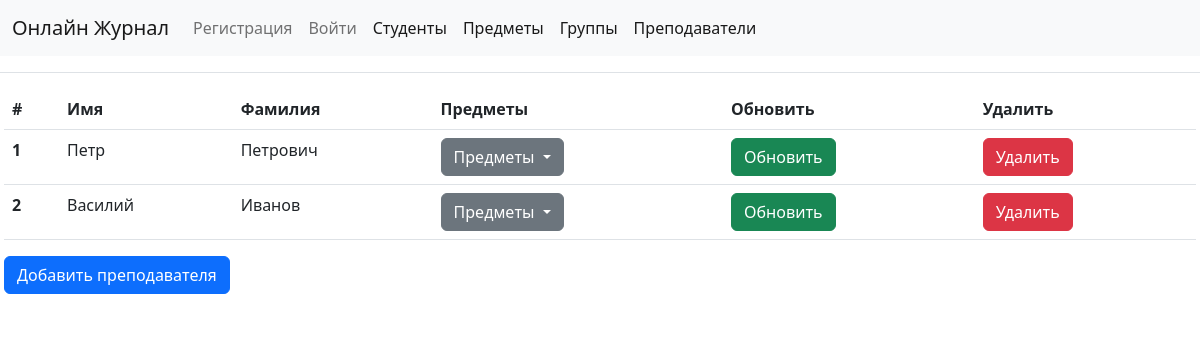
The page /teachers/ on the database as committed earlier.
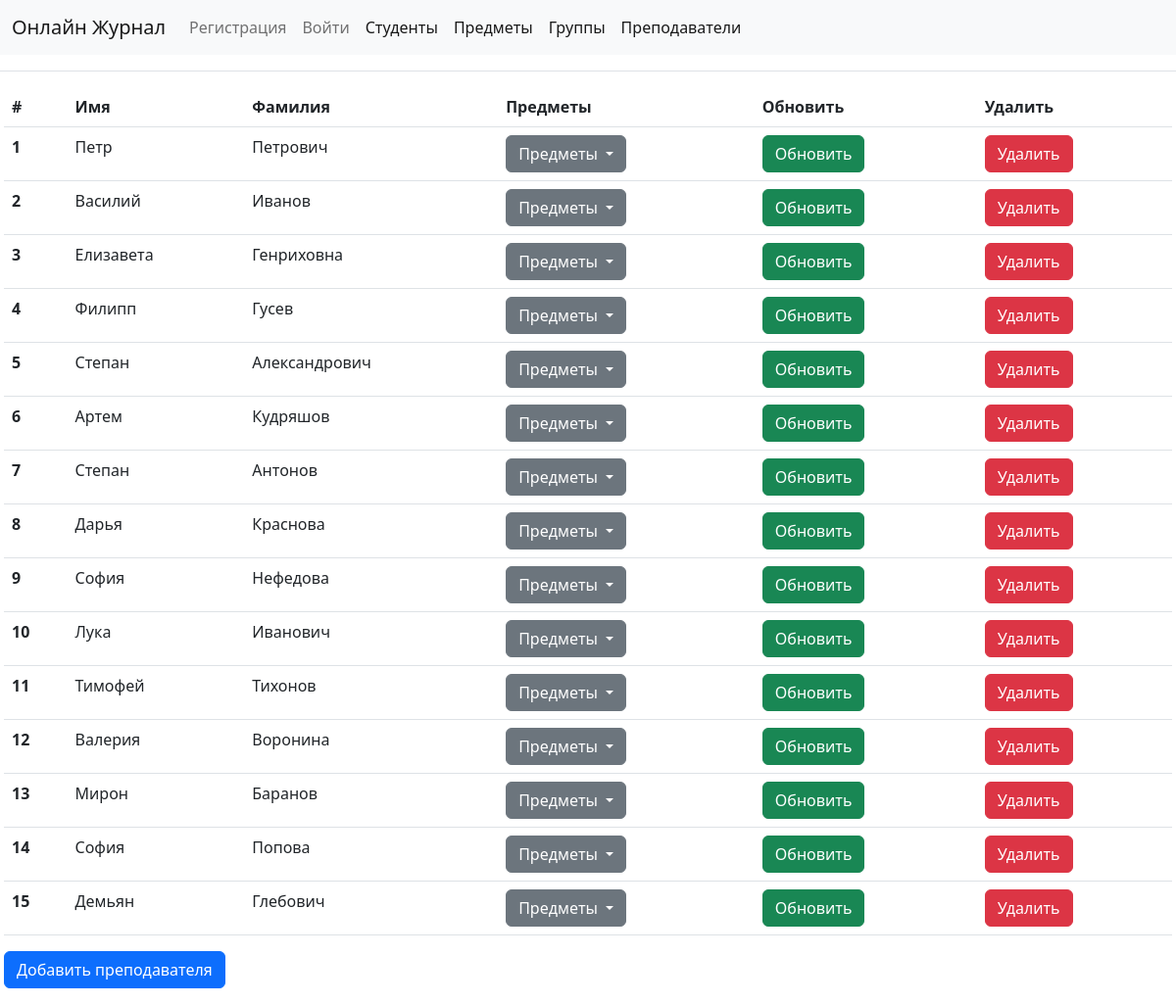
The same page on the database as committed later.
### gradebook/models.py (models this page shows, shortened)
class Teacher(models.Model):
   first_name = models.CharField(max_length=30)
   last_name = models.CharField(max_length=30)

### gradebook/views.py (the view)
# urls.py: path('teachers/', views.TeacherView.as_view(), name="teachers"),
class TeacherView(ListView):
    model = Teacher
    template_name = 'teacher_list.html'

### gradebook/models.py (called while the page is built)
    def __str__(self) -> str:
        return self.name

### templates/teacher_list.html (shortened to what this page needs)
{% extends 'base.html' %}
{% block content %}
    <div class="group-content" style="
    position: relative;
    padding: 1rem;
    margin: 1rem -0.75rem 0;
    border: solid #dee2e6;
    border-width: 1px 0 0;">
        <table class="table">
            <thead>
                <tr>
                <th scope="col">#</th>
                <th scope="col">Имя</th>
                <th scope="col">Фамилия</th>
                <th scope="col">Предметы</th>
                <th scope="col">Обновить</th>
                <th scope="col">Удалить</th>
                </tr>
            </thead>
            <tbody>
                {% for teacher in object_list %}
                    <tr>
                        <th scope="row">{{ forloop.counter }}</th>
                        <td>{{teacher.first_name}}</td>
                        <td>{{teacher.last_name}}</td>
                        <td>
                            <div class="dropdown">
                                <button class="btn btn-secondary dropdown-toggle" type="button" data-bs-toggle="dropdown" aria-expanded="false">
                                  Предметы
                                </button>
                            </div>
                        </td>
                        <td><a class="btn btn-success" href="{% url 'update_teacher' teacher.id %}">Обновить</a></td>
                        <td><a class="btn btn-danger" href="{% url 'delete_teacher' teacher.id %}">Удалить</a></td>
                    </tr>
                {% endfor %}
            </tbody>
        </table>
        <a class="btn btn-primary" href="{% url 'add_teacher' %}">Добавить преподавателя</a>
    </div>
{% endblock content %}

Rows that differ between the two databases and show on the page:
added Teacher: first_name "Елизавета", last_name "Генриховна"
added Teacher: first_name "Филипп", last_name "Гусев"
added Teacher: first_name "Степан", last_name "Александрович"
added Teacher: first_name "Артем", last_name "Кудряшов"
added Teacher: first_name "Степан", last_name "Антонов"
added Teacher: first_name "Дарья", last_name "Краснова"
added Teacher: first_name "София", last_name "Нефедова"
added Teacher: first_name "Лука", last_name "Иванович"
added Teacher: first_name "Тимофей", last_name "Тихонов"
added Teacher: first_name "Валерия", last_name "Воронина"
added Teacher: first_name "Мирон", last_name "Баранов"
added Teacher: first_name "София", last_name "Попова"
added Teacher: first_name "Демьян", last_name "Глебович"
